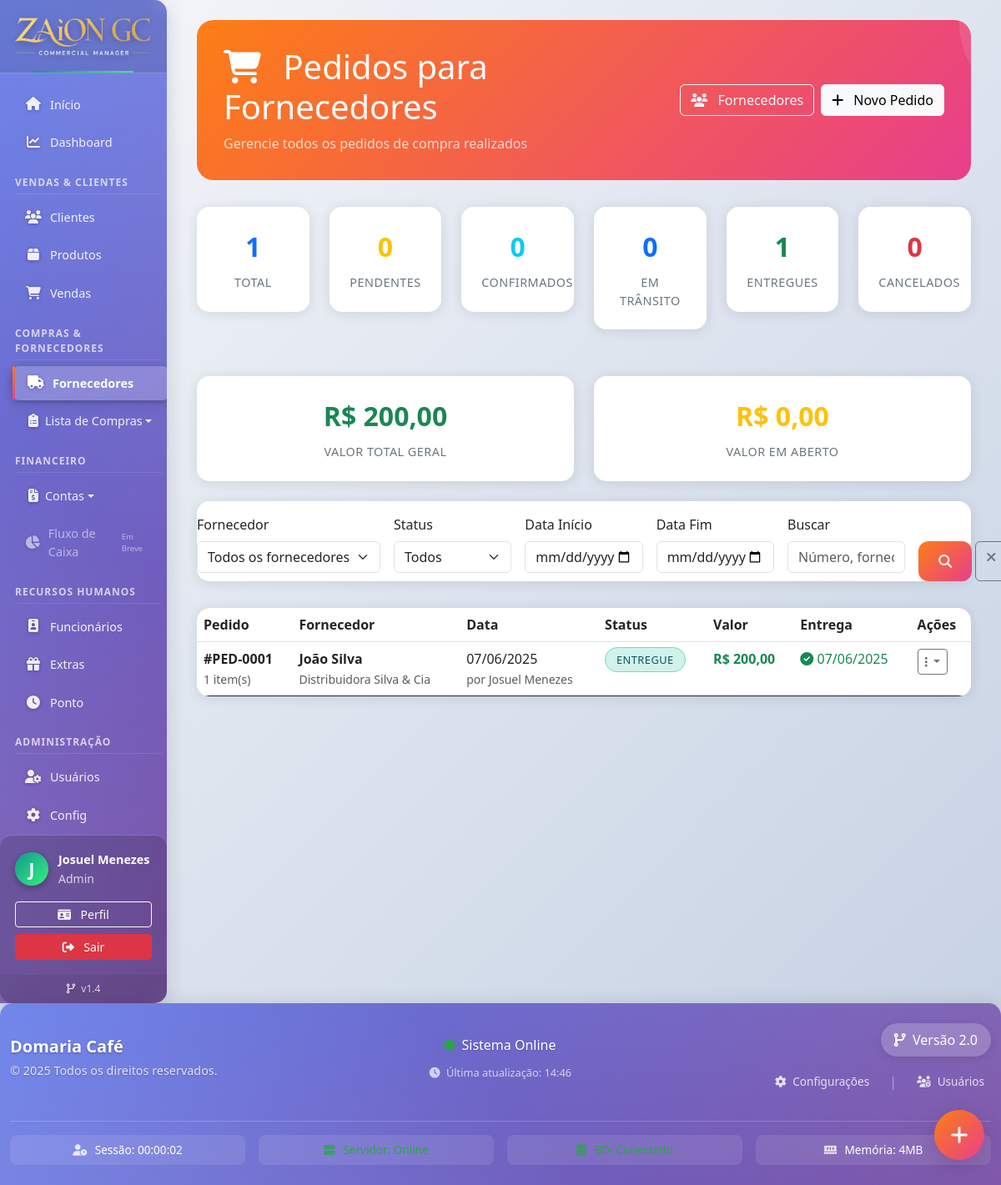
Page /fornecedores/pedidos.php (signed in) on the committed database.
### tables this page shows
CREATE TABLE `pedidos_fornecedores` (
  `id` int NOT NULL,
  `fornecedor_id` int NOT NULL,
  `numero_pedido` varchar(50) DEFAULT NULL,
  `data_pedido` date NOT NULL,
  `data_entrega_prevista` date DEFAULT NULL,
  `data_entrega_realizada` date DEFAULT NULL,
  `valor_total` decimal(10,2) DEFAULT '0.00',
  `status` enum('pendente','confirmado','em_transito','entregue','cancelado') DEFAULT 'pendente',
  `forma_pagamento` varchar(100) DEFAULT NULL,
  `observacoes` text,
  `arquivo_pedido` varchar(255) DEFAULT NULL,
  `criado_por` int DEFAULT NULL,
  `data_criacao` timestamp NULL DEFAULT CURRENT_TIMESTAMP,
  `data_atualizacao` timestamp NULL DEFAULT CURRENT_TIMESTAMP ON UPDATE CURRENT_TIMESTAMP
);

CREATE TABLE `fornecedores` (
  `id` int NOT NULL,
  `nome` varchar(255) NOT NULL,
  `empresa` varchar(255) DEFAULT NULL,
  `cnpj` varchar(18) DEFAULT NULL,
  `telefone` varchar(20) DEFAULT NULL,
  `whatsapp` varchar(20) DEFAULT NULL,
  `email` varchar(255) DEFAULT NULL,
  `endereco` text,
  `cidade` varchar(100) DEFAULT NULL,
  `estado` varchar(2) DEFAULT NULL,
  `cep` varchar(10) DEFAULT NULL,
  `observacoes` text,
  `tipo_fornecedor` enum('produtos','servicos','ambos') DEFAULT 'produtos',
  `status` enum('ativo','inativo') DEFAULT 'ativo',
  `avaliacao` decimal(2,1) DEFAULT '5.0',
  `prazo_entrega_padrao` int DEFAULT '7' COMMENT 'dias',
  `forma_pagamento_preferida` varchar(100) DEFAULT NULL,
  `limite_credito` decimal(10,2) DEFAULT '0.00',
  `data_cadastro` timestamp NULL DEFAULT CURRENT_TIMESTAMP,
  `data_ultima_atualizacao` timestamp NULL DEFAULT CURRENT_TIMESTAMP ON UPDATE CURRENT_TIMESTAMP,
  `cadastrado_por` int DEFAULT NULL
);

CREATE TABLE `usuarios` (
  `id` int NOT NULL,
  `nome` varchar(100) NOT NULL,
  `email` varchar(100) NOT NULL,
  `senha` varchar(255) NOT NULL,
  `nivel_acesso` enum('admin','gerente','vendedor','cliente') NOT NULL DEFAULT 'cliente',
  `cliente_id` int DEFAULT NULL,
  `ativo` tinyint(1) NOT NULL DEFAULT '1',
  `data_criacao` datetime NOT NULL DEFAULT CURRENT_TIMESTAMP,
  `ultimo_acesso` datetime DEFAULT NULL
);

### fornecedores/pedidos.php (the view, shortened to what this page needs)
<?php
require_once '../config/database.php';
$fornecedor_id = isset($_GET['fornecedor_id']) ? intval($_GET['fornecedor_id']) : 0;
$data_inicio = isset($_GET['data_inicio']) ? $_GET['data_inicio'] : '';
$data_fim = isset($_GET['data_fim']) ? $_GET['data_fim'] : '';
$busca = isset($_GET['busca']) ? trim($_GET['busca']) : '';
$pagina_atual = isset($_GET['pagina']) ? max(1, intval($_GET['pagina'])) : 1;
$itens_por_pagina = 15;
$offset = ($pagina_atual - 1) * $itens_por_pagina;
$where_conditions = [];
$params = [];
$types = '';
$where_clause = !empty($where_conditions) ? 'WHERE ' . implode(' AND ', $where_conditions) : '';
$sql = "SELECT pf.*, f.nome as fornecedor_nome, f.empresa as fornecedor_empresa,
        COUNT(ipf.id) as total_itens,
        u.nome as usuario_nome
        FROM pedidos_fornecedores pf
        LEFT JOIN fornecedores f ON pf.fornecedor_id = f.id
        LEFT JOIN itens_pedido_fornecedor ipf ON pf.id = ipf.pedido_id
        LEFT JOIN usuarios u ON pf.criado_por = u.id
        $where_clause
        GROUP BY pf.id
        ORDER BY pf.data_pedido DESC, pf.id DESC
        LIMIT $itens_por_pagina OFFSET $offset";
if (!empty($params)) {
    $stmt = $conn->prepare($sql);
    $stmt->bind_param($types, ...$params);
    $stmt->execute();
    $result = $stmt->get_result();
} else {
    $result = $conn->query($sql);
}
$sql_stats = "SELECT
              COUNT(*) as total_pedidos,
              SUM(CASE WHEN pf.status = 'pendente' THEN 1 ELSE 0 END) as pendentes,
              SUM(CASE WHEN pf.status = 'confirmado' THEN 1 ELSE 0 END) as confirmados,
              SUM(CASE WHEN pf.status = 'em_transito' THEN 1 ELSE 0 END) as em_transito,
              SUM(CASE WHEN pf.status = 'entregue' THEN 1 ELSE 0 END) as entregues,
              SUM(CASE WHEN pf.status = 'cancelado' THEN 1 ELSE 0 END) as cancelados,
              SUM(pf.valor_total) as valor_total,
              SUM(CASE WHEN pf.status IN ('pendente', 'confirmado', 'em_transito') THEN pf.valor_total ELSE 0 END) as valor_aberto
              FROM pedidos_fornecedores pf
              LEFT JOIN fornecedores f ON pf.fornecedor_id = f.id
              $where_clause";
if (!empty($params)) {
    $stmt_stats = $conn->prepare($sql_stats);
    $stmt_stats->bind_param($types, ...$params);
    $stmt_stats->execute();
    $result_stats = $stmt_stats->get_result();
} else {
    $result_stats = $conn->query($sql_stats);
}
$stats = $result_stats->fetch_assoc();
include '../includes/header.php';
?>
<div class="container-fluid">
    <div class="page-header slide-in">
        <div class="row align-items-center">
            <div class="col">
                <h1 class="mb-2">
                    <i class="fas fa-shopping-cart me-3"></i>
                    Pedidos para Fornecedores
                </h1>
                <p class="mb-0 opacity-75">
                    Gerencie todos os pedidos de compra realizados
                </p>
            </div>
            <div class="col-auto">
                <div class="d-flex gap-2">
                    <?php if ($fornecedor_id > 0): ?>
                        <a href="detalhes.php?id=<?php echo $fornecedor_id; ?>" class="btn btn-outline-light">
                            <i class="fas fa-arrow-left me-2"></i> Voltar
                        </a>
                    <?php else: ?>
                        <a href="listar.php" class="btn btn-outline-light">
                            <i class="fas fa-users me-2"></i> Fornecedores
                        </a>
                    <?php endif; ?>
                    <a href="novo_pedido.php<?php echo $fornecedor_id ? '?fornecedor_id=' . $fornecedor_id : ''; ?>"
                       class="btn btn-light">
                        <i class="fas fa-plus me-2"></i> Novo Pedido
                    </a>
                </div>
            </div>
        </div>
    </div>
    <div class="row mb-4">
        <div class="col-lg-2 col-md-4 col-sm-6 mb-3">
            <div class="metric-card slide-in" style="animation-delay: 0.1s">
                <div class="metric-value text-primary"><?php echo number_format($stats['total_pedidos']); ?></div>
                <div class="metric-label">Total</div>
            </div>
        </div>
        <div class="col-lg-2 col-md-4 col-sm-6 mb-3">
            <div class="metric-card slide-in" style="animation-delay: 0.2s">
                <div class="metric-value text-warning"><?php echo number_format($stats['pendentes']); ?></div>
                <div class="metric-label">Pendentes</div>
            </div>
        </div>
        <div class="col-lg-2 col-md-4 col-sm-6 mb-3">
            <div class="metric-card slide-in" style="animation-delay: 0.3s">
                <div class="metric-value text-info"><?php echo number_format($stats['confirmados']); ?></div>
                <div class="metric-label">Confirmados</div>
            </div>
        </div>
        <div class="col-lg-2 col-md-4 col-sm-6 mb-3">
            <div class="metric-card slide-in" style="animation-delay: 0.4s">
                <div class="metric-value text-primary"><?php echo number_format($stats['em_transito']); ?></div>
                <div class="metric-label">Em Trânsito</div>
            </div>
        </div>
        <div class="col-lg-2 col-md-4 col-sm-6 mb-3">
            <div class="metric-card slide-in" style="animation-delay: 0.5s">
                <div class="metric-value text-success"><?php echo number_format($stats['entregues']); ?></div>
                <div class="metric-label">Entregues</div>
            </div>
        </div>
        <div class="col-lg-2 col-md-4 col-sm-6 mb-3">
            <div class="metric-card slide-in" style="animation-delay: 0.6s">
                <div class="metric-value text-danger"><?php echo number_format($stats['cancelados']); ?></div>
                <div class="metric-label">Cancelados</div>
            </div>
        </div>
    </div>
    <div class="row mb-4">
        <div class="col-md-6">
            <div class="metric-card slide-in" style="animation-delay: 0.7s">
                <div class="metric-value text-success">R$ <?php echo number_format($stats['valor_total'], 2, ',', '.'); ?></div>
                <div class="metric-label">Valor Total Geral</div>
            </div>
        </div>
        <div class="col-md-6">
            <div class="metric-card slide-in" style="animation-delay: 0.8s">
                <div class="metric-value text-warning">R$ <?php echo number_format($stats['valor_aberto'], 2, ',', '.'); ?></div>
                <div class="metric-label">Valor em Aberto</div>
            </div>
        </div>
    </div>
    <div class="filter-card slide-in" style="animation-delay: 0.9s">
        <div class="card-body">
            <form method="GET" class="row g-3" id="filtrosForm">
                <?php if ($fornecedor_id > 0): ?>
                    <input type="hidden" name="fornecedor_id" value="<?php echo $fornecedor_id; ?>">
                <?php else: ?>
                    <div class="col-md-3">
                        <label class="form-label">Fornecedor</label>
                        <select name="fornecedor_id" class="form-select">
                            <option value="">Todos os fornecedores</option>
                        </select>
                    </div>
                <?php endif; ?>
                <div class="col-md-2">
                    <label class="form-label">Status</label>
                    <select name="status" class="form-select">
                        <option value="">Todos</option>
                    </select>
                </div>
                <div class="col-md-2">
                    <label class="form-label">Data Início</label>
                    <input type="date" name="data_inicio" class="form-control" value="<?php echo htmlspecialchars($data_inicio); ?>">
                </div>
                <div class="col-md-2">
                    <label class="form-label">Data Fim</label>
                    <input type="date" name="data_fim" class="form-control" value="<?php echo htmlspecialchars($data_fim); ?>">
                </div>
                <div class="col-md-2">
                    <label class="form-label">Buscar</label>
                    <input type="text" name="busca" class="form-control"
                           placeholder="Número, fornecedor..." value="<?php echo htmlspecialchars($busca); ?>">
                </div>
                <div class="col-md-1">
                    <label class="form-label">&nbsp;</label>
                    <div class="d-flex gap-1">
                        <button type="submit" class="btn btn-fornecedores">
                            <i class="fas fa-search"></i>
                        </button>
                        <a href="<?php echo $_SERVER['PHP_SELF'] . ($fornecedor_id ? '?fornecedor_id=' . $fornecedor_id : ''); ?>"
                           class="btn btn-outline-secondary">
                            <i class="fas fa-times"></i>
                        </a>
                    </div>
                </div>
            </form>
        </div>
    </div>
    <div class="data-table slide-in" style="animation-delay: 1s">
        <?php if ($result && $result->num_rows > 0): ?>
            <div class="table-responsive">
                <table class="table table-hover mb-0">
                    <thead>
                        <tr>
                            <th>Pedido</th>
                            <th>Fornecedor</th>
                            <th>Data</th>
                            <th>Status</th>
                            <th>Valor</th>
                            <th>Entrega</th>
                            <th>Ações</th>
                        </tr>
                    </thead>
                    <tbody>
                        <?php while ($pedido = $result->fetch_assoc()): ?>
                            <tr class="pedido-row" onclick="verDetalhes(<?php echo $pedido['id']; ?>)">
                                <td>
                                    <strong>#<?php echo $pedido['numero_pedido'] ?: 'PED-' . str_pad($pedido['id'], 4, '0', STR_PAD_LEFT); ?></strong>
                                    <br><small class="text-muted"><?php echo $pedido['total_itens']; ?> item(s)</small>
                                </td>
                                <td>
                                    <strong><?php echo htmlspecialchars($pedido['fornecedor_nome']); ?></strong>
                                    <?php if (!empty($pedido['fornecedor_empresa'])): ?>
                                        <br><small class="text-muted"><?php echo htmlspecialchars($pedido['fornecedor_empresa']); ?></small>
                                    <?php endif; ?>
                                </td>
                                <td>
                                    <?php echo date('d/m/Y', strtotime($pedido['data_pedido'])); ?>
                                    <br><small class="text-muted">por <?php echo htmlspecialchars($pedido['usuario_nome']); ?></small>
                                </td>
                                <td>
                                    <span class="status-badge status-<?php echo $pedido['status']; ?>">
                                        <?php
                                        $status_labels = [
                                            'pendente' => 'Pendente',
                                            'confirmado' => 'Confirmado',
                                            'em_transito' => 'Em Trânsito',
                                            'entregue' => 'Entregue',
                                            'cancelado' => 'Cancelado'
                                        ];
                                        echo $status_labels[$pedido['status']] ?? ucfirst($pedido['status']);
                                        ?>
                                    </span>
                                </td>
                                <td>
                                    <strong class="text-success">R$ <?php echo number_format($pedido['valor_total'], 2, ',', '.'); ?></strong>
                                </td>
                                <td>
                                    <?php if ($pedido['data_entrega_realizada']): ?>
                                        <span class="text-success">
                                            <i class="fas fa-check-circle"></i>
                                            <?php echo date('d/m/Y', strtotime($pedido['data_entrega_realizada'])); ?>
                                        </span>
                                    <?php else: ?>
                                        <span class="text-muted">Não definida</span>
                                    <?php endif; ?>
                                </td>
                                <td>
                                    <div class="dropdown">
                                        <button class="btn btn-sm btn-outline-secondary dropdown-toggle"
                                                type="button" data-bs-toggle="dropdown"
                                                onclick="event.stopPropagation();">
                                            <i class="fas fa-ellipsis-v"></i>
                                        </button>
                                    </div>
                                </td>
                            </tr>
                        <?php endwhile; ?>
                    </tbody>
                </table>
            </div>
        <?php endif; ?>
    </div>
</div>
<div class="quick-actions">
    <button type="button" class="quick-action-btn btn btn-fornecedores"
            onclick="window.location.href='novo_pedido.php<?php echo $fornecedor_id ? '?fornecedor_id=' . $fornecedor_id : ''; ?>'"
            title="Novo Pedido">
        <i class="fas fa-plus"></i>
    </button>
</div>
<?php include '../includes/footer.php'; ?>

### rows in the picture
pedidos_fornecedores: numero_pedido+id "PED-0001", total_itens "1", fornecedor.nome "João Silva", fornecedor.empresa "Distribuidora Silva & Cia", data_pedido "07/06/2025", criado_por.nome "Josuel Menezes", status "ENTREGUE", valor_total "200,00", data_entrega_realizada "07/06/2025"

### other values in the picture
substr($_SESSION['usuario_nome'] ?? 'U', 0, 1) "J"
$_SESSION['usuario_nome'] "Josuel Menezes"
$_SESSION['nivel_acesso'] "Admin"
$versao_sistema "1.4"
$stats['total_pedidos'] "1"
$stats['pendentes'] "0"
$stats['confirmados'] "0"
$stats['em_transito'] "0"
$stats['entregues'] "1"
$stats['cancelados'] "0"
$stats['valor_total'] "200,00"
$stats['valor_aberto'] "0,00"
$empresa_nome "Domaria Café"
$versao_sistema "2.0"
memory_get_usage(true) / 1024 / 1024 "4"
